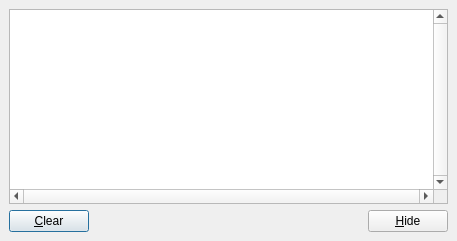
<ui version="4.0" >
 <author>Andrey Rijov</author>
 <class>Error_Log_Window</class>
 <widget class="QDialog" name="Error_Log_Window" >
  <property name="geometry" >
   <rect>
    <x>0</x>
    <y>0</y>
    <width>457</width>
    <height>241</height>
   </rect>
  </property>
  <property name="windowTitle" >
   <string>QEMU Error Log</string>
  </property>
  <layout class="QGridLayout" >
   <property name="margin" >
    <number>9</number>
   </property>
   <property name="spacing" >
    <number>6</number>
   </property>
   <item row="1" column="1" >
    <spacer>
     <property name="orientation" >
      <enum>Qt::Horizontal</enum>
     </property>
     <property name="sizeHint" >
      <size>
       <width>40</width>
       <height>20</height>
      </size>
     </property>
    </spacer>
   </item>
   <item row="0" column="0" colspan="3" >
    <widget class="QTextEdit" name="Edit_Log" >
     <property name="verticalScrollBarPolicy" >
      <enum>Qt::ScrollBarAlwaysOn</enum>
     </property>
     <property name="horizontalScrollBarPolicy" >
      <enum>Qt::ScrollBarAlwaysOn</enum>
     </property>
    </widget>
   </item>
   <item row="1" column="0" >
    <widget class="QPushButton" name="Button_Clear_Log" >
     <property name="text" >
      <string>&amp;Clear</string>
     </property>
    </widget>
   </item>
   <item row="1" column="2" >
    <widget class="QPushButton" name="Button_Hide" >
     <property name="text" >
      <string>&amp;Hide</string>
     </property>
    </widget>
   </item>
  </layout>
 </widget>
 <includes/>
 <resources/>
 <connections>
  <connection>
   <sender>Button_Clear_Log</sender>
   <signal>clicked()</signal>
   <receiver>Edit_Log</receiver>
   <slot>clear()</slot>
   <hints>
    <hint type="sourcelabel" >
     <x>46</x>
     <y>218</y>
    </hint>
    <hint type="destinationlabel" >
     <x>228</x>
     <y>103</y>
    </hint>
   </hints>
  </connection>
  <connection>
   <sender>Button_Hide</sender>
   <signal>clicked()</signal>
   <receiver>Error_Log_Window</receiver>
   <slot>close()</slot>
   <hints>
    <hint type="sourcelabel" >
     <x>410</x>
     <y>218</y>
    </hint>
    <hint type="destinationlabel" >
     <x>228</x>
     <y>120</y>
    </hint>
   </hints>
  </connection>
 </connections>
</ui>
